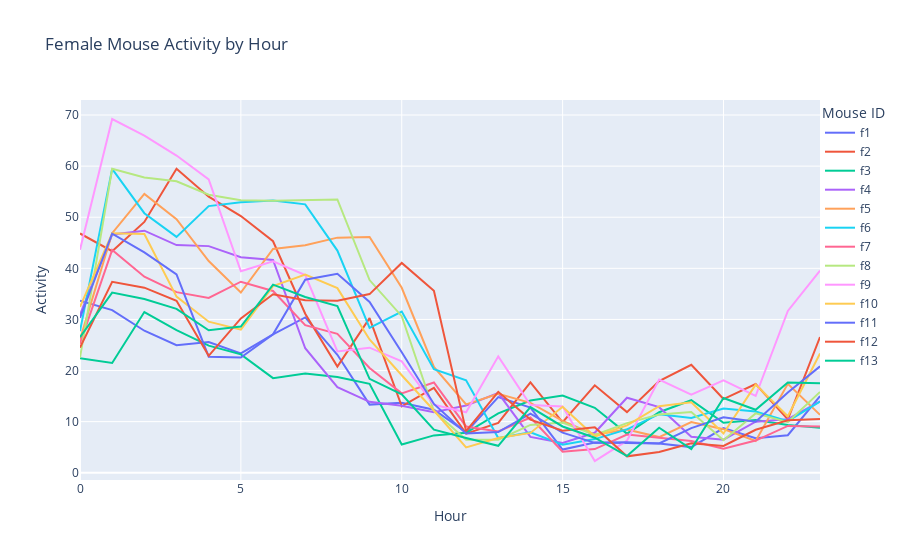

The notebook cell saved with this chart:
### Code cell
fig = go.Figure()

# Add each mouse's data as a separate line
for column in female_hourly.iloc[:,1:-3].columns:
    fig.add_trace(go.Scatter(x=female_hourly.index, 
                            y=female_hourly[column],
                            name=column))

# Update layout
fig.update_layout(
    title='Female Mouse Activity by Hour',
    xaxis_title='Hour',
    yaxis_title='Activity',
    legend_title='Mouse ID',
    legend=dict(
        yanchor="top",
        y=1,
        xanchor="left",
        x=1
    )
)

fig.show()
